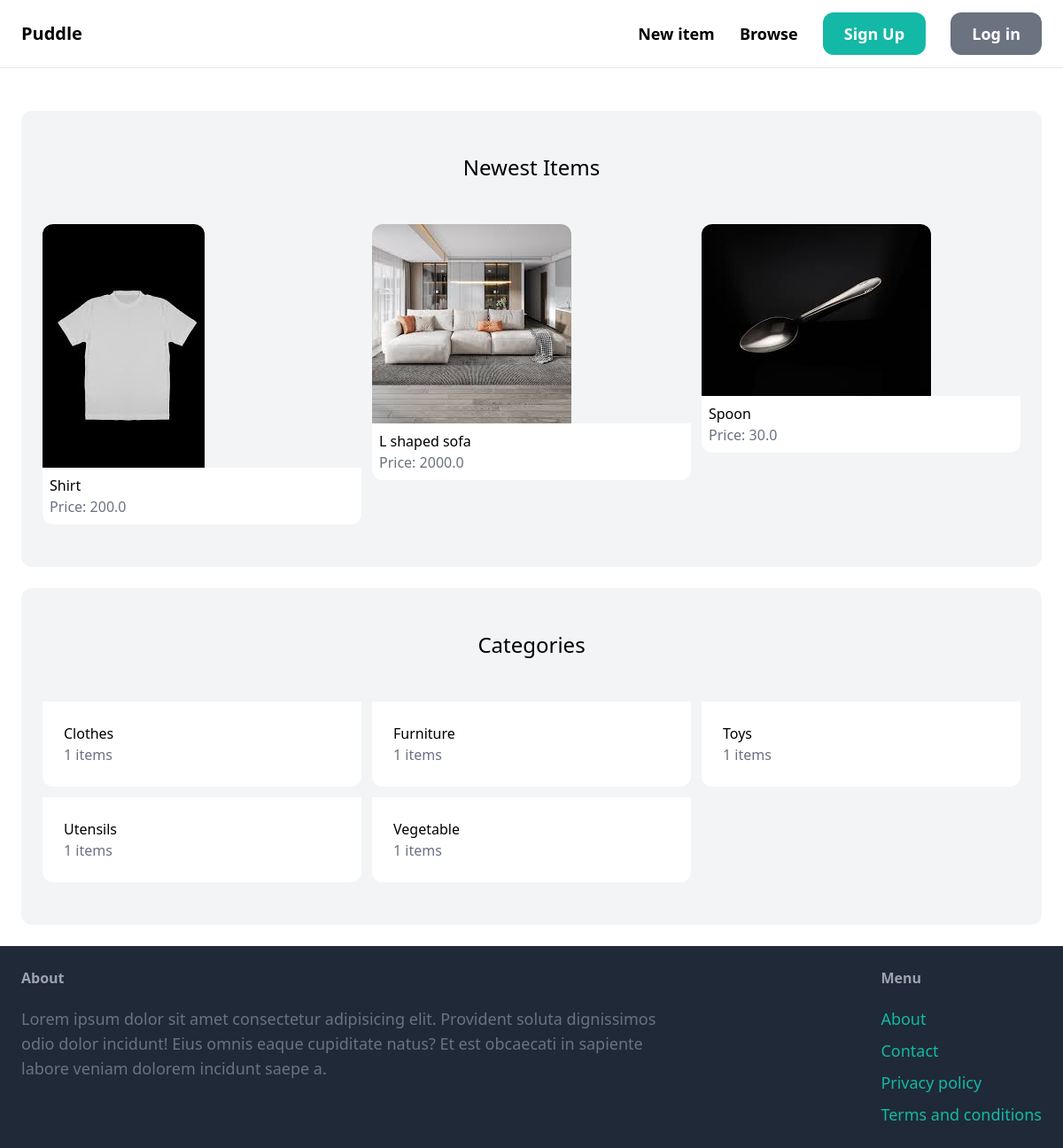
The app's page /, older data.
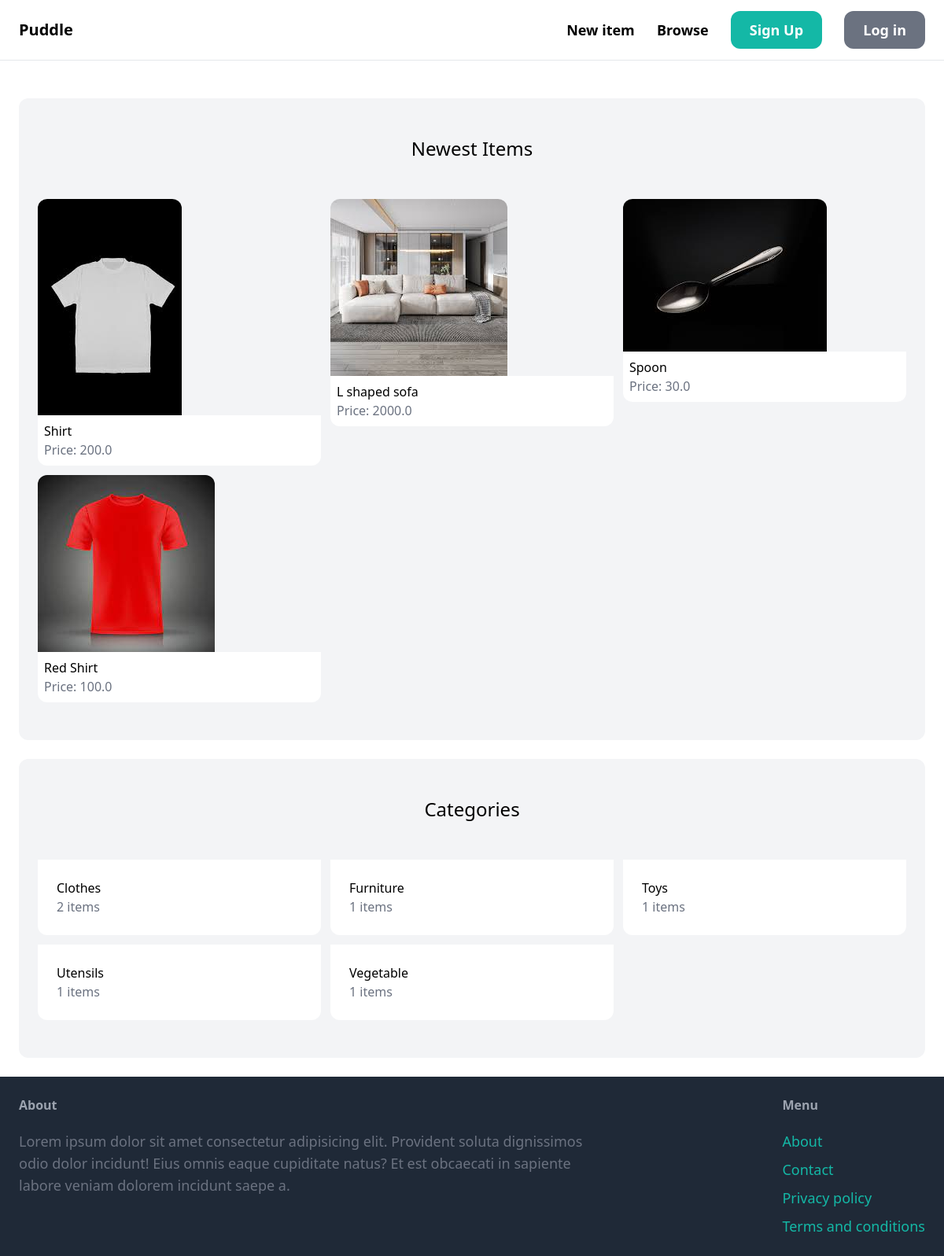
The same page, newer data.
### item/models.py (models this page shows, shortened)
class Items(models.Model):
    category = models.ForeignKey(Category, related_name='items', on_delete=models.CASCADE)
    name = models.CharField(max_length=255)
    description = models.TextField(blank=True, null=True)
    price = models.FloatField()
    image = models.ImageField(upload_to='item_images', blank=True, null=True)
    is_sold = models.BooleanField(default=False)
    created_by = models.ForeignKey(User, related_name='items', on_delete=models.CASCADE)
    created_at = models.DateTimeField(auto_now_add=True)
    class Meta:
        verbose_name_plural = 'Items'

class Category(models.Model):
    name = models.CharField(max_length=250)
    class Meta:
        ordering = ('name',)
        verbose_name_plural = 'Categories'

### core/views.py (the view)
# urls.py: path('',views.index,name='index'),
def index(request):
    items = Items.objects.filter(is_sold=False)
    categories = Category.objects.all()
    context = {'items':items, 'categories':categories}
    return render(request, 'core/index.html', context)

### core/templates/core/index.html (shortened to what this page needs)
{% extends 'core/base.html' %}
{% block content %}
 <div class="mt-6 px-6 py-12 bg-gray-100 rounded-xl">
  <h2 class="mb-12 text-2xl text-center">Newest Items</h2>
    <div class="grid grid-cols-3 gap-3">
      {% for item in items %}
      <div>
            <a href="{% url 'item:detail' item.id %}">
              <div>
                <img src="{{ item.image.url }}" class="rounded-t-xl">
              </div>
              <div class="p-2 bg-white rounded-b-xl">
                  <h2 class="text-1xl">{{ item.name }}</h2>
                  <p class="text-gray-500">Price: {{item.price}}</p>
              </div>
            </a>
        </div>
      {% endfor %}
    </div>
 </div>
 <div class="mt-6 px-6 py-12 bg-gray-100 rounded-xl">
  <h2 class="mb-12 text-2xl text-center">Categories</h2>
    <div class="grid grid-cols-3 gap-3">
      {% for category in categories %}
        <div>
            <a href="#">
              <div class="p-6 bg-white rounded-b-xl">
                  <h2 class="text-1xl">{{ category.name }}</h2>
                  <p class="text-gray-500">{{category.items.count}} items</p>
              </div>
            </a>
        </div>
      {% endfor %}
    </div>
 </div>
{% endblock %}

Row changes from the older to the newer data that the page shows:
added Items: image (picture), name "Red Shirt", price "100.0"
computed for Category "Clothes": items.count "1" → "2"
